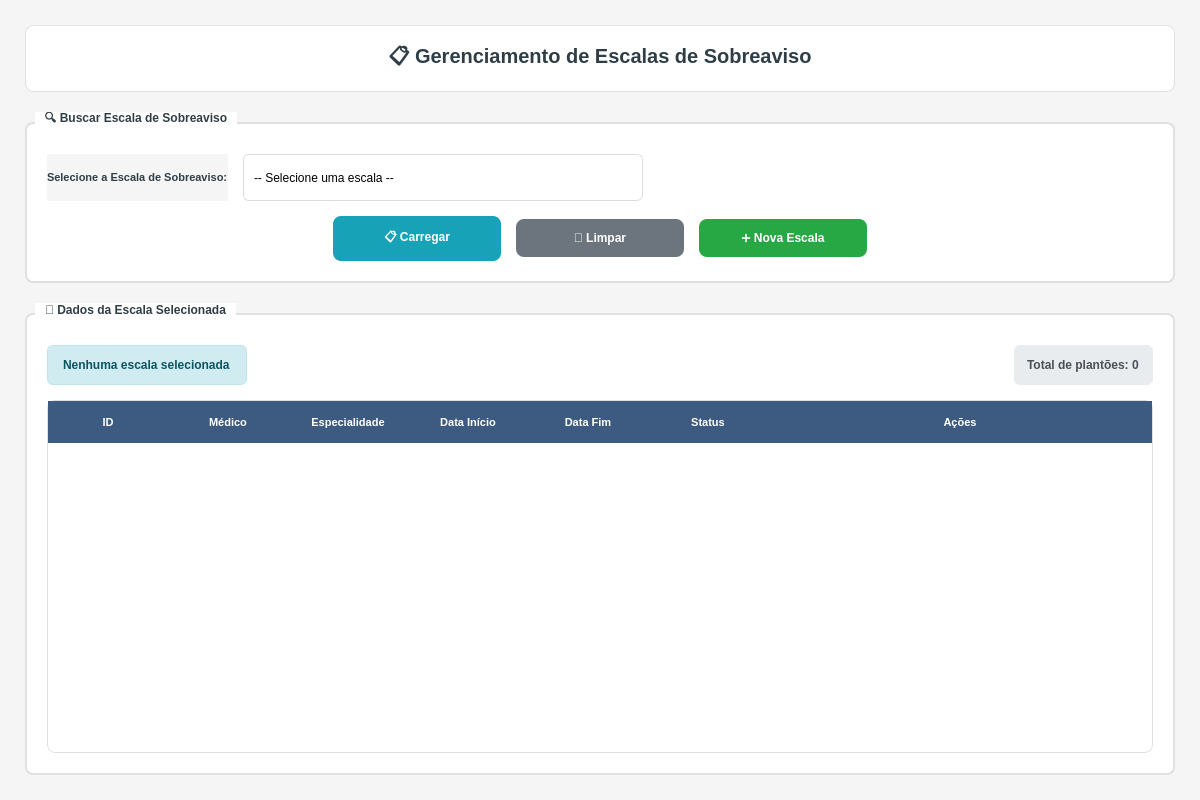
<?xml version="1.0" encoding="UTF-8"?>
<ui version="4.0">
 <class>OncallListForm</class>
 <widget class="QWidget" name="OncallListForm">
  <property name="geometry">
   <rect>
    <x>0</x>
    <y>0</y>
    <width>1200</width>
    <height>800</height>
   </rect>
  </property>
  <property name="minimumSize">
   <size>
    <width>1000</width>
    <height>700</height>
   </size>
  </property>
  <property name="windowTitle">
   <string>GEM - Gerenciamento de Escalas de Sobreaviso</string>
  </property>
  <property name="windowIcon">
   <iconset>
    <normaloff>../../images/logo_hepp.png</normaloff>../../images/logo_hepp.png</iconset>
  </property>
  <property name="styleSheet">
   <string notr="true">QWidget {
    background-color: #f5f5f5;
    font-family: 'Segoe UI';
}

QGroupBox {
    font-weight: bold;
    font-size: 12px;
    color: #2F3E46;
    border: 2px solid #e0e0e0;
    border-radius: 8px;
    margin-top: 10px;
    padding-top: 10px;
    background-color: white;
}

QGroupBox::title {
    subcontrol-origin: margin;
    left: 10px;
    padding: 0 8px 0 8px;
    background-color: white;
}

QLabel {
    color: #2F3E46;
    font-weight: bold;
    font-size: 11px;
}

QComboBox {
    border: 1px solid #ddd;
    border-radius: 6px;
    padding: 10px;
    background-color: white;
    font-size: 12px;
    selection-background-color: #3D5A80;
    min-height: 25px;
}

QComboBox:focus {
    border: 2px solid #3D5A80;
    background-color: #f8f9ff;
}

QComboBox::drop-down {
    border: none;
    width: 25px;
}

QComboBox::down-arrow {
    image: url();
    border: 1px solid #3D5A80;
    width: 10px;
    height: 10px;
    background-color: #3D5A80;
}

QPushButton {
    background-color: #3D5A80;
    color: white;
    border: none;
    border-radius: 8px;
    padding: 12px 24px;
    font-weight: bold;
    font-size: 12px;
    min-width: 120px;
}

QPushButton:hover {
    background-color: #2E4A66;
}

QPushButton:pressed {
    background-color: #1D3557;
}

QPushButton#btnCarregarEscala {
    background-color: #17a2b8;
}

QPushButton#btnCarregarEscala:hover {
    background-color: #138496;
}

QPushButton#btnCarregarEscala:pressed {
    background-color: #0f6674;
}

QPushButton#btnNovaEscala {
    background-color: #28a745;
}

QPushButton#btnNovaEscala:hover {
    background-color: #218838;
}

QPushButton#btnNovaEscala:pressed {
    background-color: #1e7e34;
}

QPushButton#btnLimpar {
    background-color: #6c757d;
}

QPushButton#btnLimpar:hover {
    background-color: #5a6268;
}

QPushButton#btnLimpar:pressed {
    background-color: #545b62;
}

QPushButton.btnAcao {
    min-width: 35px;
    max-width: 35px;
    min-height: 35px;
    max-height: 35px;
    padding: 8px;
    border-radius: 6px;
    font-size: 14px;
}

QPushButton.btnEditar {
    background-color: #ffc107;
    color: #212529;
}

QPushButton.btnEditar:hover {
    background-color: #e0a800;
}

QPushButton.btnExcluir {
    background-color: #dc3545;
    color: white;
}

QPushButton.btnExcluir:hover {
    background-color: #c82333;
}

QTableWidget {
    background-color: white;
    border: 1px solid #e0e0e0;
    border-radius: 8px;
    gridline-color: #f0f0f0;
    selection-background-color: #e3f2fd;
    alternate-background-color: #f8f9fa;
}

QHeaderView::section {
    background-color: #3D5A80;
    color: white;
    padding: 12px;
    border: none;
    font-weight: bold;
    font-size: 11px;
}

QTableWidget::item {
    padding: 10px;
    border-bottom: 1px solid #f0f0f0;
}

QTableWidget::item:selected {
    background-color: #e3f2fd;
    color: #1565c0;
}

QTableWidget::item:hover {
    background-color: #f5f5f5;
}

QLabel#lblContador {
    background-color: #e9ecef;
    color: #495057;
    padding: 10px;
    border-radius: 6px;
    font-weight: bold;
    font-size: 12px;
}

QLabel#lblTitulo {
    font-size: 20px;
    font-weight: bold;
    color: #2F3E46;
    padding: 15px;
    background-color: white;
    border-radius: 8px;
    border: 1px solid #e0e0e0;
}

QLabel#lblEscalaInfo {
    background-color: #d1ecf1;
    color: #0c5460;
    padding: 12px;
    border-radius: 6px;
    font-weight: bold;
    font-size: 12px;
    border: 1px solid #bee5eb;
}
</string>
  </property>
  <layout class="QVBoxLayout" name="mainLayout">
   <property name="spacing">
    <number>20</number>
   </property>
   <property name="leftMargin">
    <number>25</number>
   </property>
   <property name="topMargin">
    <number>25</number>
   </property>
   <property name="rightMargin">
    <number>25</number>
   </property>
   <property name="bottomMargin">
    <number>25</number>
   </property>
   <item>
    <widget class="QLabel" name="lblTitulo">
     <property name="text">
      <string>📋 Gerenciamento de Escalas de Sobreaviso</string>
     </property>
     <property name="alignment">
      <set>Qt::AlignCenter</set>
     </property>
    </widget>
   </item>
   <item>
    <widget class="QGroupBox" name="groupBuscaEscala">
     <property name="title">
      <string>🔍 Buscar Escala de Sobreaviso</string>
     </property>
     <layout class="QVBoxLayout" name="buscaEscalaLayout">
      <property name="spacing">
       <number>15</number>
      </property>
      <property name="leftMargin">
       <number>20</number>
      </property>
      <property name="topMargin">
       <number>20</number>
      </property>
      <property name="rightMargin">
       <number>20</number>
      </property>
      <property name="bottomMargin">
       <number>20</number>
      </property>
      <item>
       <layout class="QHBoxLayout" name="selecaoEscalaLayout">
        <property name="spacing">
         <number>15</number>
        </property>
        <item>
         <widget class="QLabel" name="lblEscalaDisponivel">
          <property name="text">
           <string>Selecione a Escala de Sobreaviso:</string>
          </property>
         </widget>
        </item>
        <item>
         <widget class="QComboBox" name="cmbEscalasSobreaviso">
          <property name="minimumSize">
           <size>
            <width>400</width>
            <height>47</height>
           </size>
          </property>
          <property name="toolTip">
           <string>Selecione uma escala para visualizar os plantões de sobreaviso</string>
          </property>
          <item>
           <property name="text">
            <string>-- Selecione uma escala --</string>
           </property>
          </item>
          <item>
           <property name="text">
            <string>Sobreaviso Cardiologia - Janeiro 2025</string>
           </property>
          </item>
          <item>
           <property name="text">
            <string>Sobreaviso Neurologia - Janeiro 2025</string>
           </property>
          </item>
          <item>
           <property name="text">
            <string>Sobreaviso Ortopedia - Janeiro 2025</string>
           </property>
          </item>
          <item>
           <property name="text">
            <string>Sobreaviso Pediatria - Janeiro 2025</string>
           </property>
          </item>
          <item>
           <property name="text">
            <string>Sobreaviso Emergência - Janeiro 2025</string>
           </property>
          </item>
          <item>
           <property name="text">
            <string>Sobreaviso Cardiologia - Fevereiro 2025</string>
           </property>
          </item>
          <item>
           <property name="text">
            <string>Sobreaviso Neurologia - Fevereiro 2025</string>
           </property>
          </item>
          <item>
           <property name="text">
            <string>Sobreaviso UTI - Janeiro 2025</string>
           </property>
          </item>
          <item>
           <property name="text">
            <string>Sobreaviso Cirurgia Geral - Janeiro 2025</string>
           </property>
          </item>
         </widget>
        </item>
        <item>
         <spacer name="horizontalSpacer">
          <property name="orientation">
           <enum>Qt::Horizontal</enum>
          </property>
          <property name="sizeHint" stdset="0">
           <size>
            <width>40</width>
            <height>20</height>
           </size>
          </property>
         </spacer>
        </item>
       </layout>
      </item>
      <item>
       <layout class="QHBoxLayout" name="botoesAcoesLayout">
        <property name="spacing">
         <number>15</number>
        </property>
        <item>
         <spacer name="horizontalSpacerBotoes">
          <property name="orientation">
           <enum>Qt::Horizontal</enum>
          </property>
          <property name="sizeHint" stdset="0">
           <size>
            <width>40</width>
            <height>20</height>
           </size>
          </property>
         </spacer>
        </item>
        <item>
         <widget class="QPushButton" name="btnCarregarEscala">
          <property name="toolTip">
           <string>Carregar dados da escala selecionada</string>
          </property>
          <property name="text">
           <string>📋 Carregar</string>
          </property>
         </widget>
        </item>
        <item>
         <widget class="QPushButton" name="btnLimpar">
          <property name="toolTip">
           <string>Limpar seleção e dados da tabela</string>
          </property>
          <property name="text">
           <string>🧹 Limpar</string>
          </property>
         </widget>
        </item>
        <item>
         <widget class="QPushButton" name="btnNovaEscala">
          <property name="toolTip">
           <string>Criar nova escala de sobreaviso</string>
          </property>
          <property name="text">
           <string>➕ Nova Escala</string>
          </property>
         </widget>
        </item>
        <item>
         <spacer name="horizontalSpacerBotoes2">
          <property name="orientation">
           <enum>Qt::Horizontal</enum>
          </property>
          <property name="sizeHint" stdset="0">
           <size>
            <width>40</width>
            <height>20</height>
           </size>
          </property>
         </spacer>
        </item>
       </layout>
      </item>
     </layout>
    </widget>
   </item>
   <item>
    <widget class="QGroupBox" name="groupDadosEscala">
     <property name="title">
      <string>📅 Dados da Escala Selecionada</string>
     </property>
     <layout class="QVBoxLayout" name="dadosEscalaLayout">
      <property name="spacing">
       <number>15</number>
      </property>
      <property name="leftMargin">
       <number>20</number>
      </property>
      <property name="topMargin">
       <number>20</number>
      </property>
      <property name="rightMargin">
       <number>20</number>
      </property>
      <property name="bottomMargin">
       <number>20</number>
      </property>
      <item>
       <layout class="QHBoxLayout" name="infoEscalaLayout">
        <item>
         <widget class="QLabel" name="lblEscalaInfo">
          <property name="text">
           <string>Nenhuma escala selecionada</string>
          </property>
         </widget>
        </item>
        <item>
         <spacer name="horizontalSpacerInfo">
          <property name="orientation">
           <enum>Qt::Horizontal</enum>
          </property>
          <property name="sizeHint" stdset="0">
           <size>
            <width>40</width>
            <height>20</height>
           </size>
          </property>
         </spacer>
        </item>
        <item>
         <widget class="QLabel" name="lblContador">
          <property name="text">
           <string>Total de plantões: 0</string>
          </property>
         </widget>
        </item>
       </layout>
      </item>
      <item>
       <widget class="QTableWidget" name="tblSobreavisoEscala">
        <property name="alternatingRowColors">
         <bool>true</bool>
        </property>
        <property name="selectionBehavior">
         <enum>QAbstractItemView::SelectRows</enum>
        </property>
        <property name="gridStyle">
         <enum>Qt::SolidLine</enum>
        </property>
        <property name="sortingEnabled">
         <bool>true</bool>
        </property>
        <property name="wordWrap">
         <bool>false</bool>
        </property>
        <attribute name="horizontalHeaderCascadingSectionResizes">
         <bool>false</bool>
        </attribute>
        <attribute name="horizontalHeaderDefaultSectionSize">
         <number>120</number>
        </attribute>
        <attribute name="horizontalHeaderMinimumSectionSize">
         <number>80</number>
        </attribute>
        <attribute name="horizontalHeaderStretchLastSection">
         <bool>true</bool>
        </attribute>
        <column>
         <property name="text">
          <string>ID</string>
         </property>
        </column>
        <column>
         <property name="text">
          <string>Médico</string>
         </property>
        </column>
        <column>
         <property name="text">
          <string>Especialidade</string>
         </property>
        </column>
        <column>
         <property name="text">
          <string>Data Início</string>
         </property>
        </column>
        <column>
         <property name="text">
          <string>Data Fim</string>
         </property>
        </column>
        <column>
         <property name="text">
          <string>Status</string>
         </property>
        </column>
        <column>
         <property name="text">
          <string>Ações</string>
         </property>
        </column>
       </widget>
      </item>
     </layout>
    </widget>
   </item>
  </layout>
 </widget>
 <resources/>
 <connections/>
</ui>
